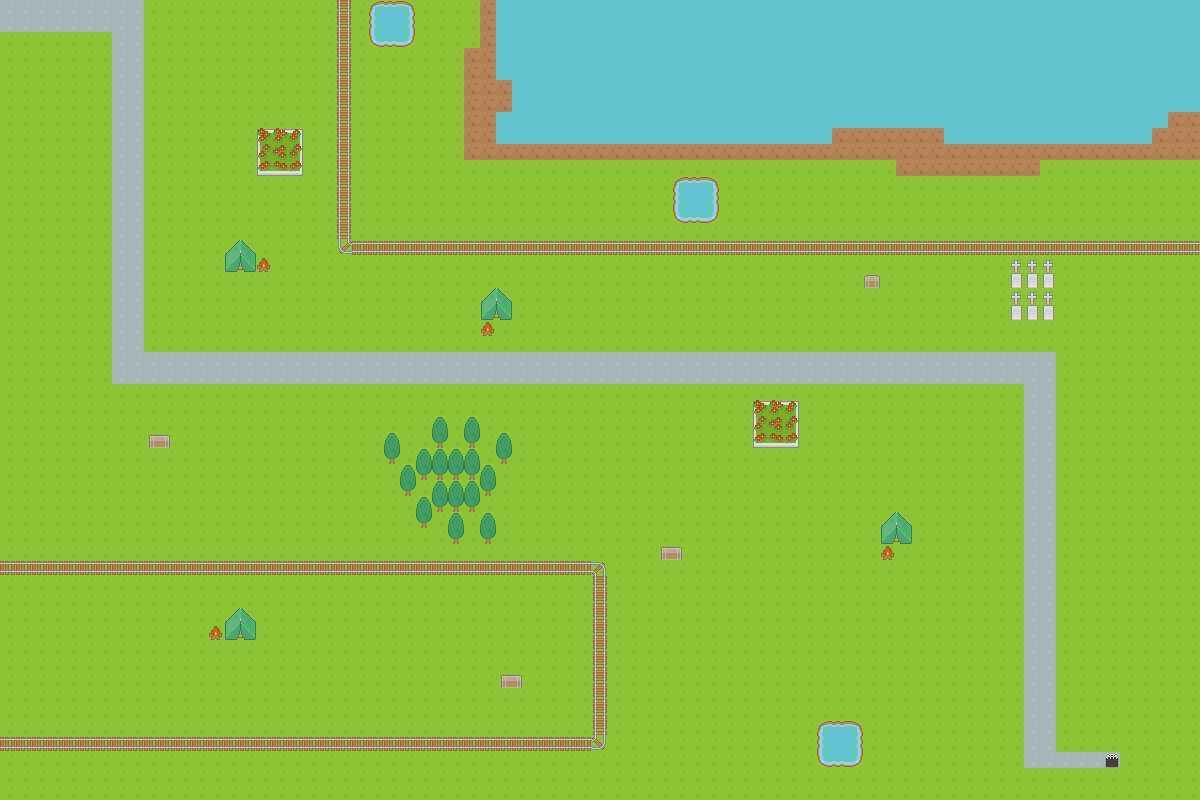

A 2D game scene composited from a Tiled map and its tileset images. What follows is a short description and the map's XML, with each tile layer's data collapsed to a summary:
An orthogonal 75x50 tile map with 16x16 px tiles, 3 tile layers (layer1, layer2, layer3) and 16 objects.

<map version="1.2" tiledversion="1.2.1" orientation="orthogonal" renderorder="right-down" width="75" height="50" tilewidth="16" tileheight="16" infinite="0" nextlayerid="7" nextobjectid="27">
 <tileset firstgid="1" source="map.tsx" />
 <layer id="1" name="layer1" width="75" height="50">
  <data>[3750 cells, 3750 non-empty, 3 distinct tile ids]</data>
 </layer>
 <layer id="2" name="layer2" width="75" height="50">
  <data>[3750 cells, 326 non-empty, 27 distinct tile ids]</data>
 </layer>
 <layer id="3" name="layer3" width="75" height="50">
  <data>[3750 cells, 174 non-empty, 10 distinct tile ids]</data>
 </layer>
 <objectgroup id="4" name="staticObjects">
  <object id="2" x="753" y="401.5" width="44" height="43.5" />
  <object id="5" x="383.5" y="417" width="129.5" height="127" />
  <object id="7" x="256" y="128" width="48.5" height="47.5" />
  <object id="17" x="816" y="720" width="48.6667" height="46.6667" />
  <object id="18" x="670.667" y="176" width="49.3333" height="46.6667" />
  <object id="19" x="366.667" y="0.666667" width="50" height="47.3333" />
  <object id="23" x="1008" y="256" width="50" height="64" />
 </objectgroup>
 <objectgroup id="6" name="treasures">
  <object id="11" x="872" y="280.667" />
  <object id="13" x="480" y="287.25" width="32" height="49.5" />
  <object id="14" x="222.417" y="240.417" width="48.5" height="32.5" />
  <object id="15" x="208.417" y="609.583" width="48.5" height="31.5" />
  <object id="22" x="879.833" y="511.667" width="31" height="46" />
  <object id="24" x="653" y="544" width="33" height="14" />
  <object id="25" x="497" y="674" width="33" height="14" />
  <object id="26" x="144" y="433" width="33" height="14" />
 </objectgroup>
 <objectgroup id="5" name="exits">
  <object id="10" x="1112" y="759.091" />
 </objectgroup>
</map>
